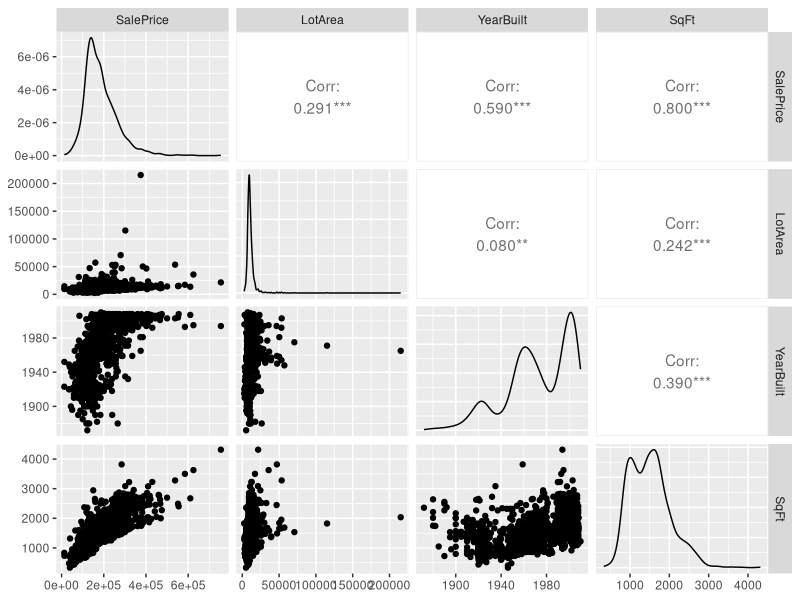
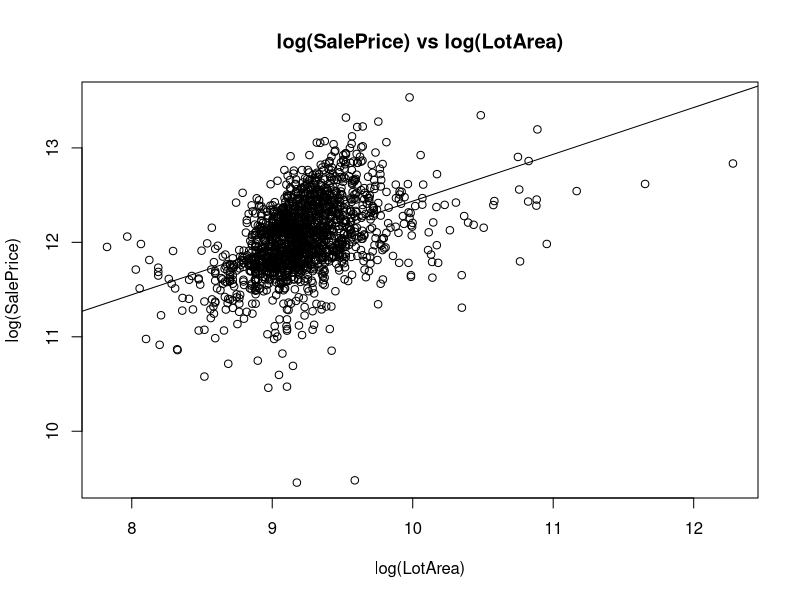
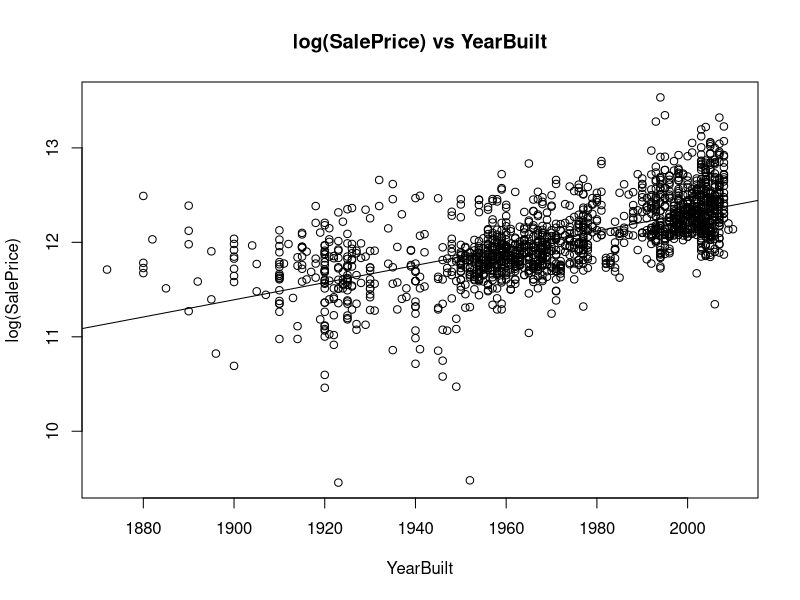
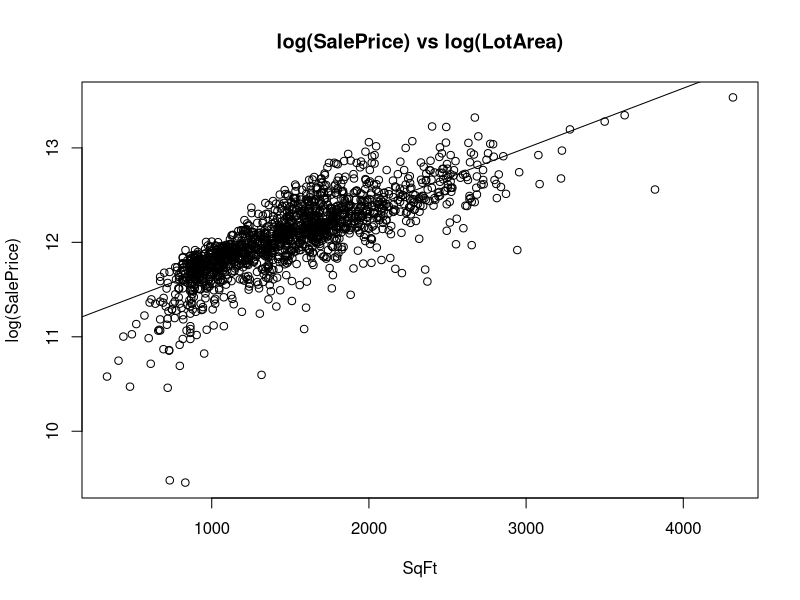
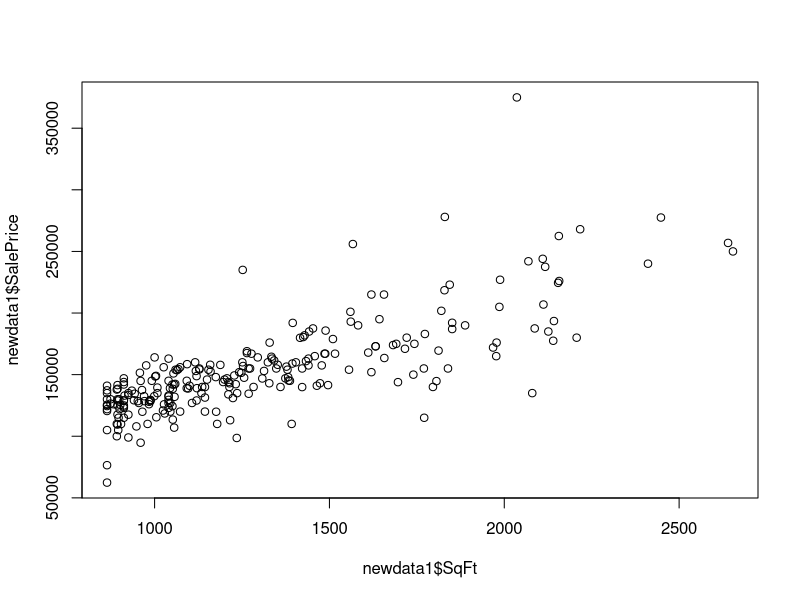
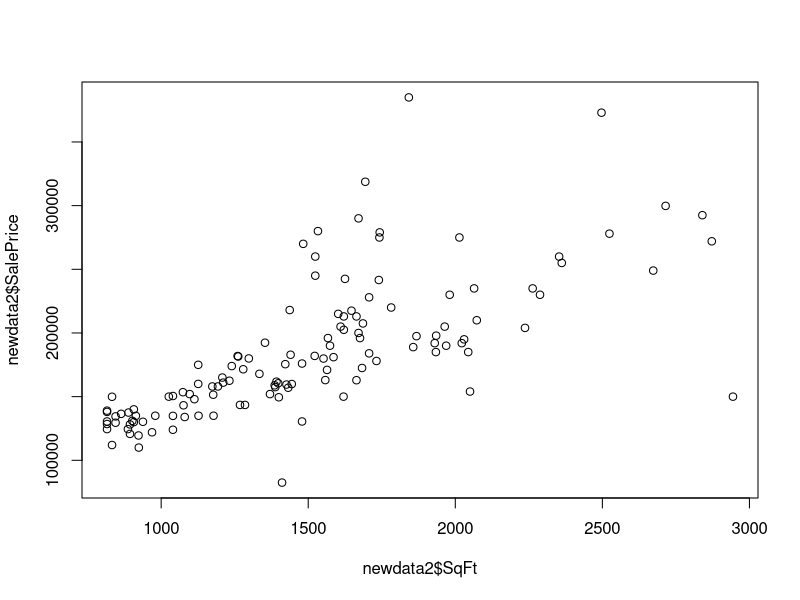
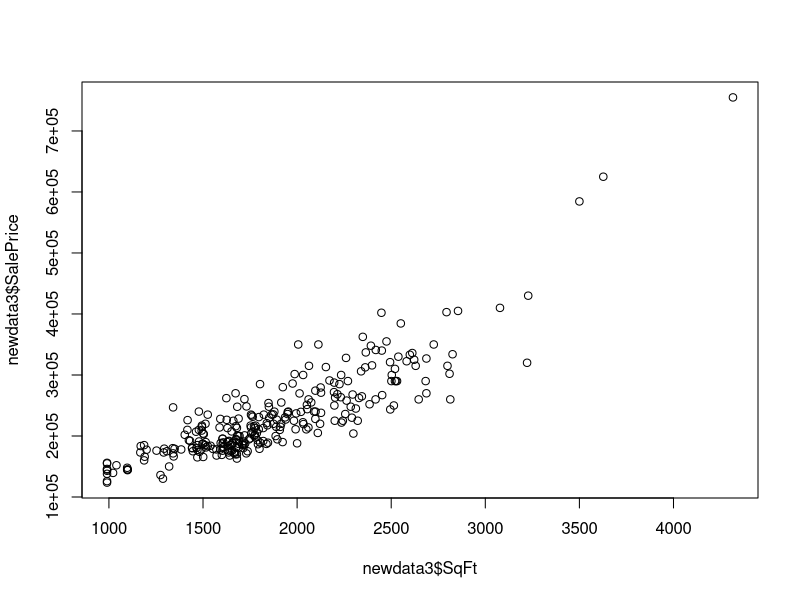
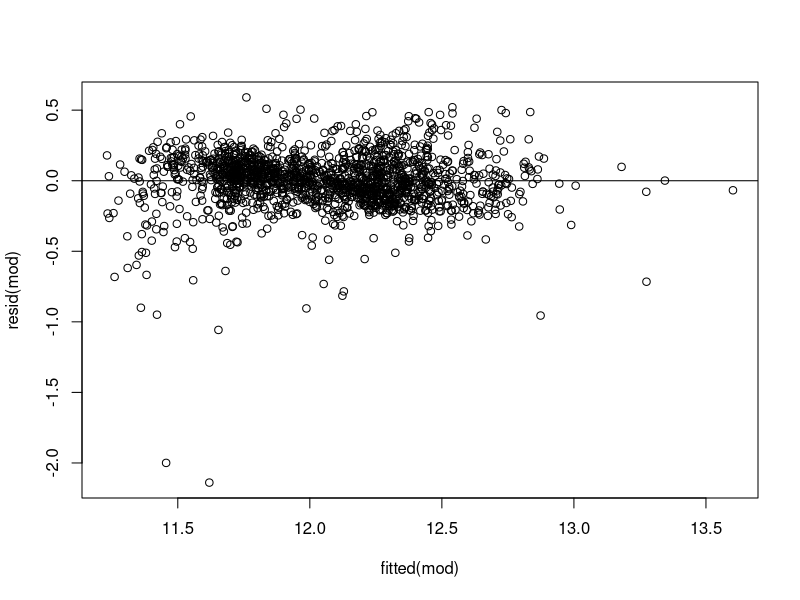

Source code (R) for these figures, in order:
## ---- chunk 1
knitr::opts_chunk$set(echo = TRUE)
## ---- chunk 2
realEst_data = read.csv("ames_housing_data_PROJECT2018.csv")
library(tidyverse)
library(car)
library(GGally)
glimpse(data)
## ---- chunk 3
ggpairs(data = realEst_data, columns = c ("SalePrice","LotArea","YearBuilt","SqFt"))
## ---- chunk 4
## SalePrice vs LotArea

# take log of both
plot(log(realEst_data$LotArea),log(realEst_data$SalePrice),xlab = "log(LotArea)",ylab = "log(SalePrice)",main = "log(SalePrice) vs log(LotArea)")
lm1 = lm(log(SalePrice)~log(LotArea),data = realEst_data)
abline(lm1)
summary(lm1)
## ---- chunk 5
## SalePrice vs YearBuilt

# take log of only SalePrice
plot(realEst_data$YearBuilt,log(realEst_data$SalePrice),xlab = "YearBuilt",ylab = "log(SalePrice)",main = "log(SalePrice) vs YearBuilt")
lm2 = lm(log(SalePrice)~YearBuilt,data = realEst_data)
abline(lm2)
summary(lm2)
## ---- chunk 6
## SalePrice vs SqrFt

# take log of only SalePrice
plot(realEst_data$SqFt,log(realEst_data$SalePrice),xlab = "SqFt",ylab = "log(SalePrice)",main = "log(SalePrice) vs log(LotArea)")
lm3 = lm(log(SalePrice)~SqFt,data = realEst_data)
abline(lm3)
summary(lm3)
## ---- chunk 7
## Build linear model
mod = lm(log(SalePrice)~SqFt+log(LotArea)+YearBuilt,data = realEst_data)
summary(mod)

## ---- chunk 8
##??Check interaction
newdata1 = subset(realEst_data, YearBuilt>=1960 & YearBuilt <= 1970)
newdata2 = subset(realEst_data, YearBuilt>=1975 & YearBuilt <= 1985)
newdata3 = subset(realEst_data, YearBuilt>=1990 & YearBuilt <= 2000)
plot(newdata1$SqFt, newdata1$SalePrice)
lm(newdata1$SalePrice~newdata1$SqFt)
plot(newdata2$SqFt, newdata2$SalePrice)
lm(newdata2$SalePrice~newdata2$SqFt)
plot(newdata3$SqFt, newdata3$SalePrice)
lm(newdata3$SalePrice~newdata3$SqFt)
## ---- chunk 9
##???Check interaction
AIC(lm(log(SalePrice)~SqFt+log(LotArea)+YearBuilt+SqFt:log(LotArea),data = realEst_data)) - AIC(mod)
BIC(lm(log(SalePrice)~SqFt+log(LotArea)+YearBuilt+SqFt:log(LotArea),data = realEst_data)) - BIC(mod)
AIC(lm(log(SalePrice)~SqFt+log(LotArea)+YearBuilt+SqFt:YearBuilt,data = realEst_data)) - AIC(mod)
BIC(lm(log(SalePrice)~SqFt+log(LotArea)+YearBuilt+SqFt:YearBuilt,data = realEst_data)) - BIC(mod)
AIC(lm(log(SalePrice)~SqFt+log(LotArea)+YearBuilt+log(LotArea):YearBuilt,data = realEst_data)) - AIC(mod)
BIC(lm(log(SalePrice)~SqFt+log(LotArea)+YearBuilt+log(LotArea):YearBuilt,data = realEst_data)) - BIC(mod)
anova(mod, lm(log(SalePrice)~SqFt+log(LotArea)+YearBuilt+SqFt:log(LotArea),data = realEst_data))
anova(mod, lm(log(SalePrice)~SqFt+log(LotArea)+YearBuilt+SqFt:YearBuilt,data = realEst_data))
anova(mod, lm(log(SalePrice)~SqFt+log(LotArea)+YearBuilt+log(LotArea):YearBuilt,data = realEst_data))
## ---- chunk 10
##Residual plot and QQ-plot
plot(fitted(mod),resid(mod))
abline(h=0)
qqnorm(resid(mod));qqline(resid(mod))
## ---- chunk 11
# determmine to use

HalfBath_Fact = as.factor(realEst_data$HalfBath)
FullBath_Fact = as.factor(realEst_data$FullBath)
Bedroom_Fact = as.factor(realEst_data$Bedrooms)
Room_Fact = as.factor(realEst_data$Rooms)


# decide rooms to be continuous or factored variable
roomFact = lm(log(SalePrice)~SqFt+log(LotArea)+YearBuilt+Room_Fact+Style,data = realEst_data)
roomCont = lm(log(SalePrice)~SqFt+log(LotArea)+YearBuilt+Rooms+Style,data = realEst_data)
diffRoom = BIC(roomFact) - BIC(roomCont)
diffRoom

# decide HalfBath to be continuous or factored variable
HalfBathFact = lm(log(SalePrice)~SqFt+log(LotArea)+YearBuilt+HalfBath_Fact+Style,data = realEst_data)
HalfBathCont = lm(log(SalePrice)~SqFt+log(LotArea)+YearBuilt+HalfBath+Style,data = realEst_data)
diffHalfBath = BIC(HalfBathFact) - BIC(HalfBathCont)
diffHalfBath

# decide FullBath to be continuous or factored variable
FullBathFact = lm(log(SalePrice)~SqFt+log(LotArea)+YearBuilt+FullBath_Fact+Style,data = realEst_data)
FullBathCont = lm(log(SalePrice)~SqFt+log(LotArea)+YearBuilt+FullBath+Style,data = realEst_data)
diffFullBath = BIC(FullBathFact) - BIC(FullBathCont)
diffFullBath

# decide Bedrooms to be continuous or factored variable
BedroomsFact = lm(log(SalePrice)~SqFt+log(LotArea)+YearBuilt+Bedroom_Fact+Style,data = realEst_data)
BedroomsCont = lm(log(SalePrice)~SqFt+log(LotArea)+YearBuilt+Bedrooms+Style,data = realEst_data)
diffBedrooms = BIC(BedroomsFact) - BIC(BedroomsCont)
diffBedrooms

# decide whether should replace Rooms as a predictor
WithRooms = lm(log(SalePrice)~SqFt+log(LotArea)+YearBuilt+HalfBath_Fact+FullBath_Fact+Bedroom_Fact+Room_Fact+Style,data = realEst_data)
NoRooms = lm(log(SalePrice)~SqFt+log(LotArea)+YearBuilt+HalfBath_Fact+FullBath_Fact+Bedroom_Fact+Style,data = realEst_data)
diffR = BIC(WithRooms) - BIC(NoRooms)
diffR




## therefore, use factored value & with rooms


## ---- chunk 12

# stepwise regression by AIC
null = lm(log(SalePrice)~1, data = realEst_data )
full = lm(log(SalePrice)~SqFt+log(LotArea)+YearBuilt+HalfBath+FullBath+Bedroom_Fact+Room_Fact+Style,data = realEst_data)

library(MASS)
stepAIC(full,scope = list(lower=null,upper=full),direction="both",k=log(dim(realEst_data)[1]));



## ---- chunk 13
newlm = stepAIC(null,scope = list(upper=full),direction="both",k=log(dim(realEst_data)[1]));
newlm$terms
## ---- chunk 14
##Residual plot and QQ-plot
plot(newlm$fitted.values,newlm$residuals)
abline(h=0)
qqnorm(newlm$residuals);qqline(newlm$residuals)
